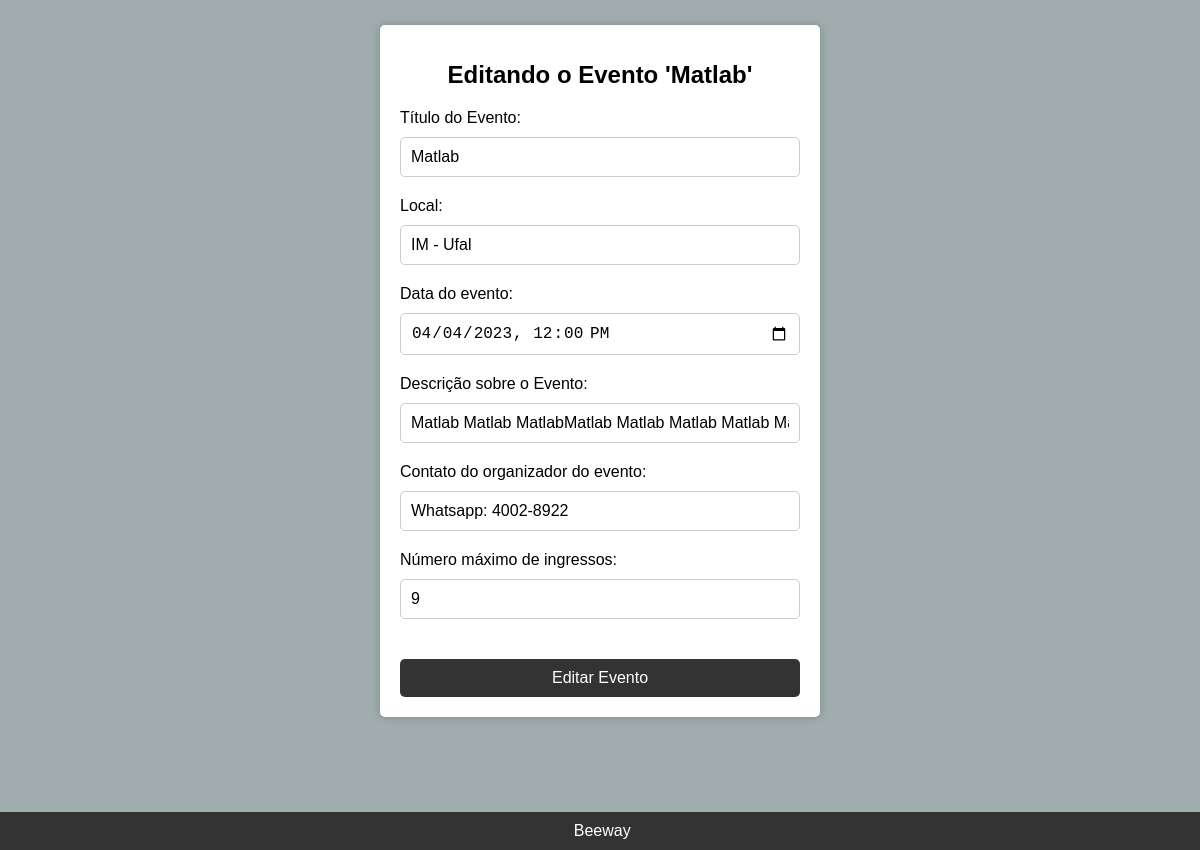
/administrador/editar_evento/2 (signed in), run on an earlier commit of the app's database.
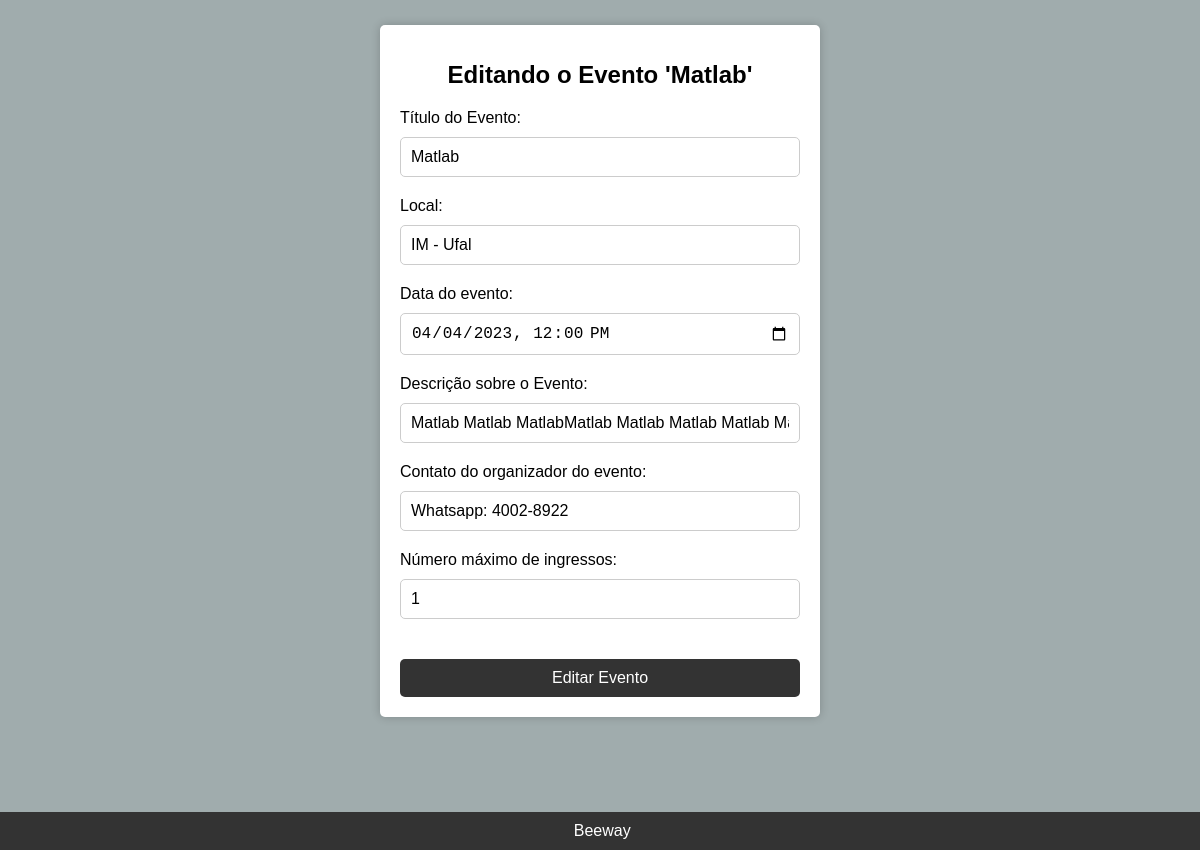
And on a later commit of the database.
### administrador/models.py (models this page shows, shortened)
class Event(models.Model):
    titulo = models.CharField(max_length=50)
    local = models.CharField(max_length=150)
    data_e_hora = models.DateTimeField()
    descricao = models.TextField()
    contato = models.CharField(max_length=150)
    max_ingressos = models.PositiveSmallIntegerField()

### administrador/views.py (the view)
# urls.py: path('administrador/editar_evento/<int:id>', views.editarEvento, name = 'admineditar_evento'),
@user_passes_test(checagem_grupoadmin, login_url = '/accounts/login', redirect_field_name='')
def editarEvento(request, id):
    evento = get_object_or_404(Event, pk=id)
    if (request.method == 'POST'):
        form = EventForm(request.POST, instance=evento)
        if form.is_valid():
            form.save()
            messages.success(request, f'Evento "{evento.titulo}" editado com sucesso!', extra_tags='operou_evento')
            return redirect('/administrador/todos.eventos')
        else:
            return(render(request, 'administrador/editevento.html', {'form':form, 'evento':evento}))
    else:
        form = EventForm(instance=evento)
    return(render(request, 'administrador/editevento.html', {'form':form, 'evento':evento}))

### administrador/forms.py
class EventForm(forms.ModelForm):
    class Meta:
        model = Event
        fields = ['titulo', 'local', 'data_e_hora', 'descricao', 'contato', 'max_ingressos']
        widgets = {
            'data_e_hora': forms.DateTimeInput(attrs={'type': 'datetime-local'})
        }

### administrador/views.py (called while the page is built)
def checagem_grupoadmin(user):
    group = Group.objects.get(name='Administrador')
    return group in user.groups.all()

### administrador/templates/administrador/editevento.html (shortened to what this page needs)
<!DOCTYPE html>
<html>
<head>
    {% load static %}
	<link rel="stylesheet" type="text/css" href="{% static 'css/editevento.css' %}">
	<link rel="stylesheet" type="text/css" href="{% static 'font-awesome-4.7.0/css/font-awesome.min.css' %}">
</head>
<body>
	<form class="cadastro-form" method="post">
        <h1>Editando o Evento '{{evento.titulo}}'</h1>
		<label for="titulo">Título do Evento:</label>
		<input type="text" name="titulo" value="{{evento.titulo}}" placeholder="Digite o título">
		<label for="local">Local:</label>
		<input type="text" name="local" value="{{evento.local}}" placeholder="Digite o local">
        <label for="date-time">Data do evento:</label>
        <input type="datetime-local" name="data_e_hora" value="{{evento.data_e_hora|date:'Y-m-d\TH:i'}}" placeholder="Digite a data e hora">
        <label for="descricao">Descrição sobre o Evento:</label>
		<input type="text" name="descricao" value="{{evento.descricao}}" placeholder="Se durar mais de um dia, escreva a data final também.">
		<label for="contato">Contato do organizador do evento:</label>
		<input type="text" name="contato" value="{{evento.contato}}" placeholder="Informe os meios de contato, ex: Whatsapp, Telefone, Instagram.">
		<label for="max_ingressos">Número máximo de ingressos:</label>
		<input type="number" min="1" name="max_ingressos" value="{{evento.max_ingressos}}" placeholder="Digite o máximo de pessoas que podem participar do evento">
        <input id="submit" type="submit" value="Editar Evento">
	</form>
	<footer>
		Beeway
	  </footer>
</body>
</html>

What changed in the data, as far as the page shows it:
changed Event "Matlab": max_ingressos "9" → "1"
